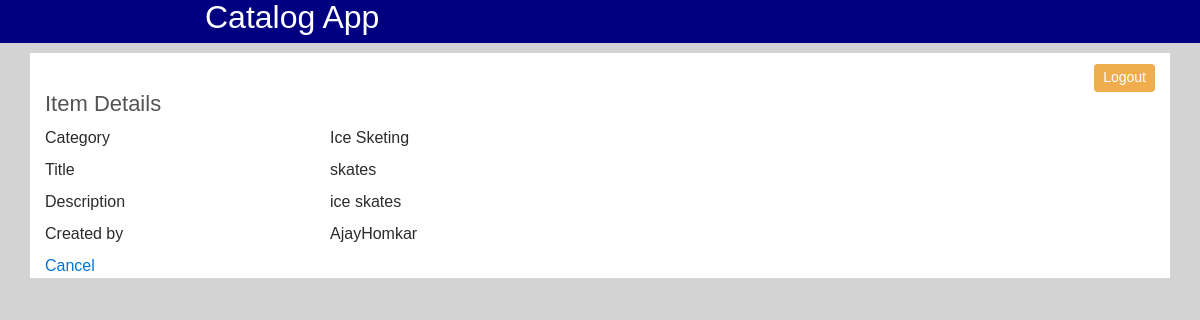
Page /ItemCatlog/21/displayItemDetail/ (signed in) on the committed database.
### database_setup.py (models this page shows, shortened)
class Item(Base):
    __tablename__ = 'sub_category'
    itemName = Column(String(80),nullable=False)
    id = Column(Integer,primary_key=True)
    description = Column(String(250))
    category_id = Column(Integer,ForeignKey('category.id'))
    category = relationship(Category)
    userName = Column(String(80),ForeignKey('user.userName'))
    user = relationship(User)

class Category(Base):
    __tablename__='category'
    id = Column(Integer,primary_key=True)
    catName = Column(String(80),nullable=False)
    userName = Column(String(80),ForeignKey('user.userName'))
    user = relationship(User)

### ItemCatlog.py (the view)
@app.route('/ItemCatlog/<int:item_id>/displayItemDetail/',
           methods=['GET', 'POST'])
def displayItemDetails(item_id):
    if checkCookie():
        Author = False
        items = session.query(Item.id, Item.description,
                              Item.itemName,
                              Category.catName,
                              Item.userName).join(
                                  Category,
                                  Category.id == Item.category_id).filter(
                                      Item.id == item_id).all()
        if(login_session['username'] == items[0].userName):
            Author = True
        return render_template('itemDetails.html', items=items, Author=Author)
    else:
        return redirect(url_for('loginUser'))

### ItemCatlog.py (called while the page is built)
def checkCookie():
    if login_session.get('username'):
        return True

### templates/itemDetails.html (shortened to what this page needs)
{% extends "template.html" %}
{% block content %}
    <form method="post">
        <div class="container" style="background-color: white;margin-top: 10px;padding-top: 10px; ">
            <div class="row">
                <div class="col-md-12">
                </div>
            </div>
            <div class="row">
                <div class="col-md-12"  align="right">
                    <input type="button" class="btn btn-warning btn-sm" style=""  value="Logout"  onclick="window.location.href='{{ url_for( 'logout') }}';"  name="Logout">
                </div>
            </div>
            <div class="row">
                <div class="col-md-12">
                    <h1 class=" text-left" >Item Details</h1>
                </div>
            </div>
            {% for i in items %}
            <div class="row">
                <div class="col-md-3">
                    <label>Category</label>
                </div>
                <div  class="col-md-9" >
                    <label>{{i.catName}}</label>
                </div>
            </div>
            <div class="row">
                <div class="col-md-3">
                    <label>Title</label>
                </div>
                <div  class="col-md-9" >
                    <label>{{i.itemName}}</label>
                </div>
            </div>
            <div class="row">
                <div class="col-md-3">
                    <label>Description</label>
                </div>
                <div  class="col-md-9" >
                    <label>{{i.description}}</label>
                </div>
            </div>
            <div class="row">
                <div class="col-md-3">
                    <label>Created by</label>
                </div>
                <div  class="col-md-9" >
                    <label>{{i.userName}}</label>
                </div>
            </div>
            <div class="row" style="margin-bottom:10px">
                <div  class="col-md-9" >
                    <a href="/">Cancel</a>
                </div>
            </div>
            {% endfor %}
        </div>
    </form>
{% endblock %}

### static/css/main.css (style rules this page uses)
﻿ html, body { font-family: Arial, sans-serif; height: 100%; }
input { font-size: 12px; }
h1 { color: #525454; font-size: 22px; margin: 0 0 10px 0; text-align: center; }

### rows in the picture
Item: catName "Ice Sketing", itemName "skates", description "ice skates", userName "AjayHomkar"
